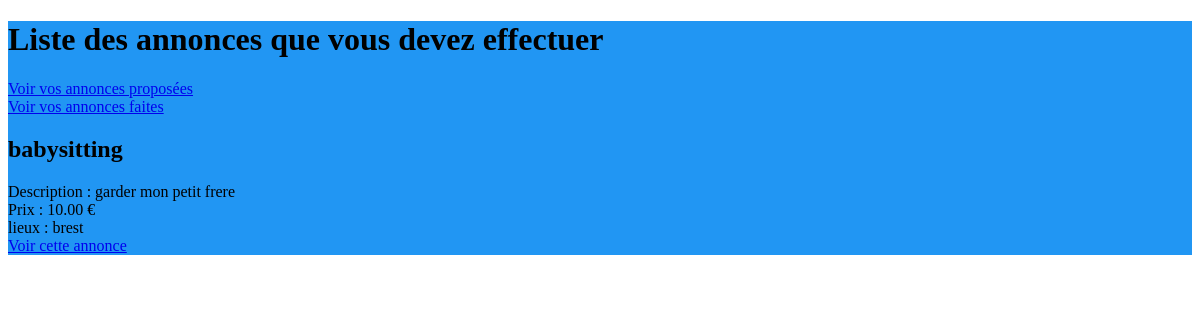
The page /voir_annonces_perso/en_cours (signed in) on the database its author committed.
### profils/models.py (models this page shows, shortened)
class Annonce (models.Model):
	titre = models.CharField(max_length=200)
	annonce = models.TextField(null=False)
	date = models.DateTimeField(auto_now_add=True, auto_now=False, verbose_name = "Date de dépôt")
	prix = models.DecimalField(max_digits=5,decimal_places=2)
	annonceur = models.CharField(max_length=100)
	etudiant = models.CharField(max_length=100, blank=True) # blank permet de rendre ce champs optionnel
	lieux = models.CharField(max_length=50)
	distance_max = models.IntegerField()
	numero = models.IntegerField()
	etat = models.CharField(max_length=10)
	postulant = models.CharField(max_length=100, null=True)
	message_postulant = models.TextField(max_length=1000,null=True)

### profils/views.py (the view)
# urls.py: url(r'^voir_annonces_perso/(?P<etat>\w+$)', views.voir_annonces_perso),
@login_required(login_url = '/connexion/')
def voir_annonces_perso(request, etat):
    profil = Profil.objects.get(user = request.user)
    pseudo = request.user.username
    if etat == "a_faire":
        annonces = Annonce.objects.filter(etat="a_faire", annonceur = pseudo)
        return render(request,'profils/list_annonces_perso.html',locals())
    if etat == "en_cours":
        annonces_particulier = Annonce.objects.filter(etat="en_cours", annonceur = pseudo)
        annonces_postulees = Annonce.objects.filter(etat="en_cours", postulant = pseudo).exclude(etudiant = pseudo)
        print(len(annonces_postulees))
        annonces_etudiant = Annonce.objects.filter(etat="en_cours", etudiant = pseudo)
        return render(request,'profils/list_annonces_perso.html',locals())
    if etat == "fait":
        annonces_particulier = Annonce.objects.filter(etat="fait", annonceur = pseudo)
        annonces_etudiant = Annonce.objects.filter(etat="fait", etudiant = pseudo)
        return render(request,'profils/list_annonces_perso.html',locals())

### profils/templates/profils/list_annonces_perso.html (shortened to what this page needs)
<!DOCTYPE html>
<html lang="fr">
<head>
{% load static %}
    <link rel="stylesheet" href="{% static 'style.css' %}" />
</head>
<body>
<div class="background">
{% if etat == "a_faire" %}
    <h1>Liste des annonces que vous avez proposées</h1>
    <a href="/voir_annonces_perso/en_cours">Voir vos annonces à effectuer</a></br>
    <a href="/voir_annonces_perso/fait">Voir vos annonces faites</a>
    {% for annonce in annonces %}
        <h2>{{ annonce.titre }}</h2>
        Description : {{annonce.annonce }} <br/>
        Prix : {{ annonce.prix }} € <br/>
        lieux : {{ annonce.lieux }} <br/>
        <a href="{% url "lire_annonce_perso" annonce.numero%}">Voir cette annonce</a>
    {% endfor %}
{% elif etat == "en_cours" %}
    <h1>Liste des annonces que vous devez effectuer</h1>
    <a href="/voir_annonces_perso/a_faire">Voir vos annonces proposées</a></br>
    <a href="/voir_annonces_perso/fait">Voir vos annonces faites</a>
        {% for annonce in annonces_postulees %}
        <h2>{{ annonce.titre }}</h2>
        Description : {{annonce.annonce }} <br/>
        Prix : {{ annonce.prix }} € <br/>
        lieux : {{ annonce.lieux }} <br/>
        <a href="{% url "lire_annonce_perso" annonce.numero%}">Voir cette annonce</a>
    {% endfor %}
{% else %}
<h1>Mauvaise URl!</h1>
{% endif %}
</div>
</body>
</html>

### static/style.css (style rules this page uses)
.background { color:black; background-color : #2196F3; background-repeat: no-repeat; background-attachment: fixed; background-size: cover; }

### rows shown on the page
Annonce: titre "babysitting", annonce "garder mon petit frere", prix "10.00", lieux "brest"
